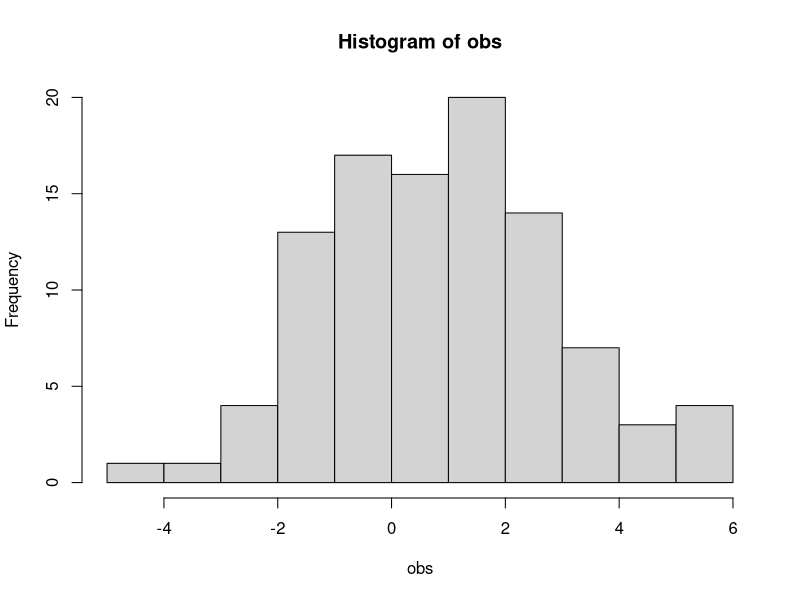
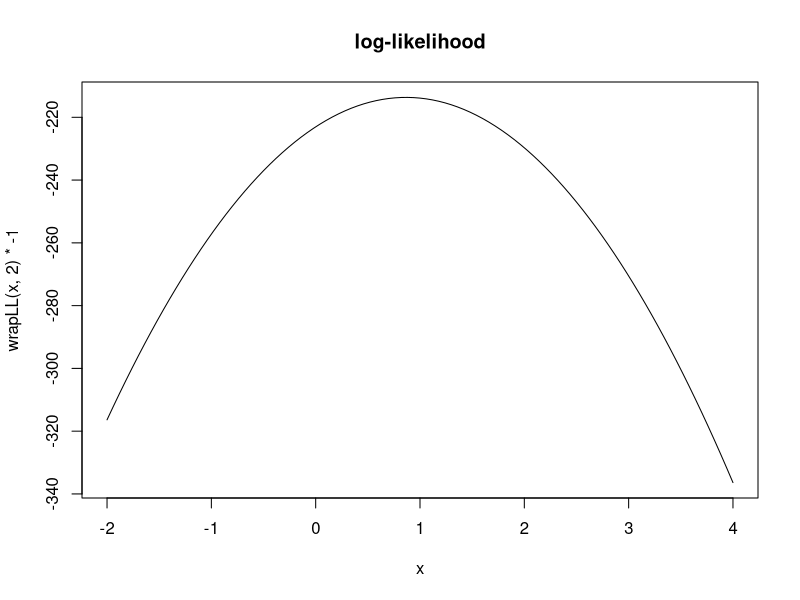
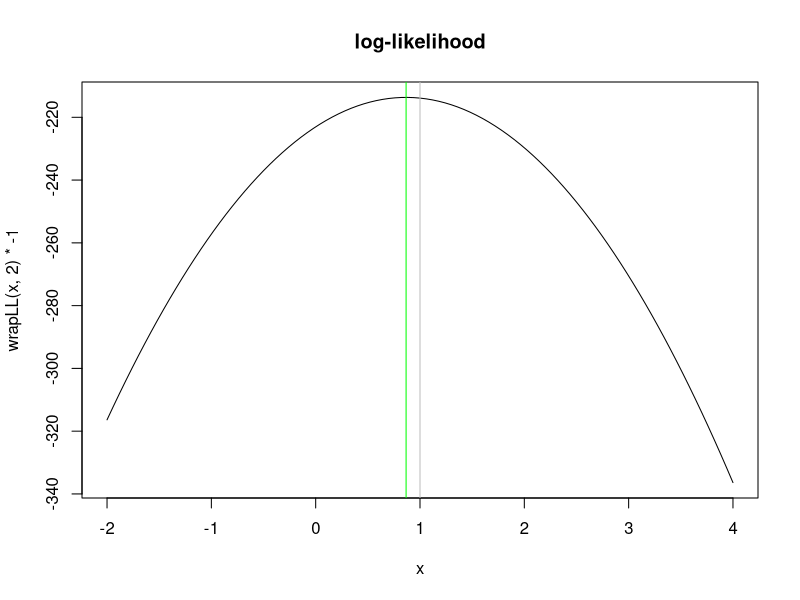

Recreate these plots in R, in order.
## ---- chunk 1
set.seed(666)
N <- 100
obs <- rnorm(N, mean=1, sd=2)
mean(obs)
sd(obs)
## ---- chunk 2
hist(obs)
## ---- chunk 3
LL <- function(mu, sigma) {
     R = suppressWarnings(dnorm(obs, mu, sigma))
     return(-sum(log(R))) # negative b/c the stats4.mle() fn used below minimizes
 }
## ---- chunk 4

wrapLL <- function(mu_vector,sigma) {
  result = rep(NA,length(mu_vector))
  for (i in 1:length(mu_vector)) {
    result[i] = LL(mu_vector[i], sigma)
  }
  return(result)
}
curve(wrapLL(x, 2)*-1, from=-2, to=4, main="log-likelihood")
## ---- chunk 5
mle.results <- optimize(function(mu) {LL(mu, sigma=2)},
                        interval = c(0, 2),
                        maximum = FALSE) # our LL returns negative values
 
mle.results
## ---- chunk 6
curve(wrapLL(x, 2)*-1, from=-2, to=4, main="log-likelihood")
abline(v=mle.results$minimum, col="green")  #max. lik. estimate
abline(v=1, col="gray")   #true mean 
## ---- chunk 7
library(stats4)
mle(LL, start=list(mu=0.1, sigma=1))
